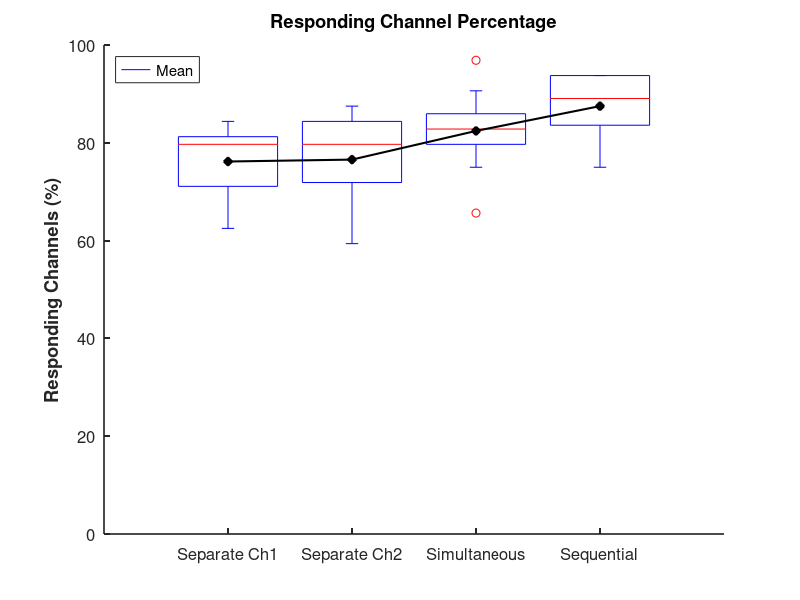

The MATLAB script that drew this image:
%% ============================================================
%  Plot Box Plot of Responding Channel Percentages
% =============================================================
%  This script visualizes the percentage of responding (significant)
%  channels for each stimulation type: Separate Ch1, Separate Ch2,
%  Simultaneous, and Sequential.
%
%  You can manually enter data from your summary tables (DX010, DX011)
%  as shown below.
% ============================================================

clear;

%% === Enter Data from Tables (example from DX010 & DX011) ===
% Each row = one stimulation set
% Each column = one stimulation type
% Order: [Separate Ch1, Separate Ch2, Simultaneous, Sequential]

DX010 = [
0.5625 0.5313 0.6563 0.5313;
0.5625 0.5938 0.4688 0.9063;
0.8125 0.6875 0.5313 0.7500;
0.4688 0.5000 0.5000 0.5625;
0.4063 0.6250 0.3438 0.7188;
0.6875 0.7188 0.3125 0.6250;
0.5000 0.4688 0.2813 0.3438
];

DX011 = [
0.7813 0.5938 0.6563 0.7500;
0.7188 0.6250 0.7500 0.8125;
0.8438 0.8125 0.8125 0.9063;
0.8125 0.8438 0.9688 0.9375;
0.8125 0.8750 0.8438 0.8438;
0.8125 0.7500 0.8438 0.9375;
0.6250 0.8438 0.8125 0.9375;
0.6875 0.7813 0.9063 0.8750
];

%% === Combine All Data ===
% allData = [DX010; DX011];  % combine datasets
allData = [DX011];
stimLabels = {'Separate Ch1', 'Separate Ch2', 'Simultaneous', 'Sequential'};

%% === Convert to percentage (optional) ===
allData = allData * 100;   % convert fractions (0–1) to percentages

%% === Plot Box Plot ===
figure; 
boxplot(allData, 'Labels', stimLabels, 'Whisker', 1.5, ...
    'Colors', lines(4), 'Symbol', 'o');

title('Responding Channel Percentage', 'FontWeight', 'bold');
ylabel('Responding Channels (%)', 'FontWeight', 'bold');
ylim([0 100]);
set(gca, 'FontSize', 12, 'LineWidth', 1.2);

%% === Optional: Overlay Mean Values ===
hold on;
means = mean(allData, 'omitnan');
plot(1:4, means, 'kd-', 'LineWidth', 1.5, 'MarkerFaceColor', 'k', ...
    'DisplayName', 'Mean');

legend('Mean', 'Location', 'northwest');
box off;

fprintf('Box plot generated successfully.\n');